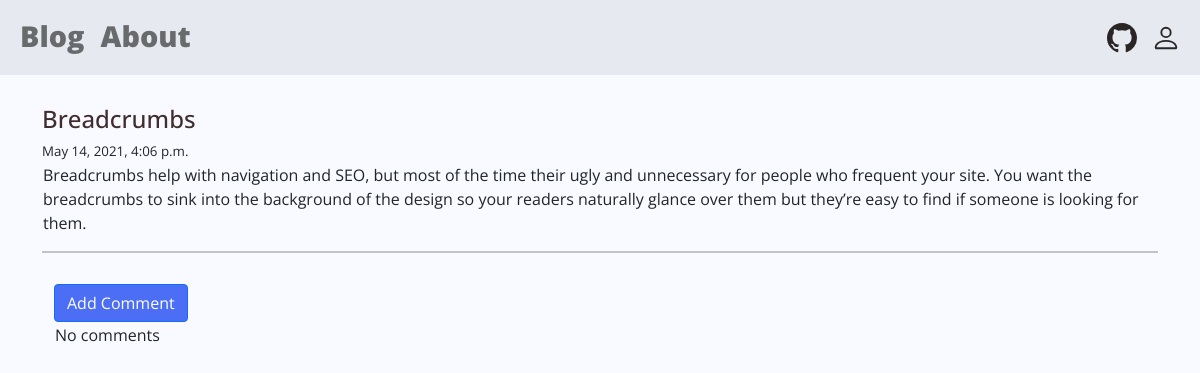
Screenshot of /post/3/ with the database file from the repository.
### blog/models.py (models this page shows, shortened)
class Post(models.Model):
    author = models.ForeignKey('auth.User', on_delete=CASCADE)
    title = models.CharField(max_length=200)
    text = models.TextField()
    created_date = models.DateTimeField(default=timezone.now)
    published_date = models.DateTimeField(blank = True, null = True)

### blog/views.py (the view)
# urls.py: path('post/<int:pk>/', views.PostDetailView.as_view(), name = 'post_detail'),
class PostDetailView(DetailView):
    model = Post

### blog/templates/blog/post_detail.html (shortened to what this page needs)
{% extends "blog/base.html" %} {% block content %}
<div class="container-md container-post">
  <h1 class="post-title">{{ post.title }}</h1>
  {% if post.published_date %}
  <div class="postdate">{{ post.published_date}}</div>
  {% else %}
  <a class="btn btn-primary" href="{% url 'post_publish' pk=post.pk %}"
    >Publish</a
  >
  {% endif %}
  <p class="postcontent">{{ post.text|safe|linebreaksbr}}</p>
  <hr />
  <div class="container">
    <div class="submit-button">
      <a
        class="btn btn-primary"
        href="{% url 'add_comment_to_post' pk=post.pk %}"
        >Add Comment</a
      >
    </div>
    {% for comment in post.comments.all %}
    <br />
    {% if user.is_authenticated or comment.approved_comment %}
    <div class="postdate">{{comment.created_date }}</div>
    <p>{{ comment.text|safe|linebreaksbr }}</p>
    <div class="postdate">
      <p>Posted By: {{comment.author}}</p>
    </div>
    {% if not comment.approved_comment %}
    <a
      class="btn btn-outline-secondary"
      href="{% url 'comment_remove' pk=comment.pk %}"
      ><svg
        xmlns="http://www.w3.org/2000/svg"
        width="13"
        height="13"
        fill="currentColor"
        class="bi bi-trash"
        viewBox="0 0 16 16"
      >
        <path
          d="M5.5 5.5A.5.5 0 0 1 6 6v6a.5.5 0 0 1-1 0V6a.5.5 0 0 1 .5-.5zm2.5 0a.5.5 0 0 1 .5.5v6a.5.5 0 0 1-1 0V6a.5.5 0 0 1 .5-.5zm3 .5a.5.5 0 0 0-1 0v6a.5.5 0 0 0 1 0V6z"
        />
        <path
          fill-rule="evenodd"
          d="M14.5 3a1 1 0 0 1-1 1H13v9a2 2 0 0 1-2 2H5a2 2 0 0 1-2-2V4h-.5a1 1 0 0 1-1-1V2a1 1 0 0 1 1-1H6a1 1 0 0 1 1-1h2a1 1 0 0 1 1 1h3.5a1 1 0 0 1 1 1v1zM4.118 4 4 4.059V13a1 1 0 0 0 1 1h6a1 1 0 0 0 1-1V4.059L11.882 4H4.118zM2.5 3V2h11v1h-11z"
        />
      </svg>
    </a>
    <a
      class="btn btn-outline-secondary"
      href="{% url 'comment_approve' pk=comment.pk %}"
      ><svg
        xmlns="http://www.w3.org/2000/svg"
        width="13"
        height="13"
        fill="currentColor"
        class="bi bi-check2"
        viewBox="0 0 16 16"
      >
        <path
          d="M13.854 3.646a.5.5 0 0 1 0 .708l-7 7a.5.5 0 0 1-.708 0l-3.5-3.5a.5.5 0 1 1 .708-.708L6.5 10.293l6.646-6.647a.5.5 0 0 1 .708 0z"
        />
      </svg>
    </a>
    {% endif %} {% endif %} {% empty %}
    <p>No comments</p>
    {% endfor %}
  </div>
</div>
{% endblock %}

### blog/static/css/blog.css (style rules this page uses)
a { text-decoration: none; }
p { margin: 1px; }
body { font-family: "Open Sans", sans-serif; background-color: #85b2ff0e; }
hr { border: 1px solid; }
.submit-button { padding-top: 15px; }
.postdate { text-align: left; font-size: smaller; }
.post-title { font-family: "Open Sans", sans-serif; font-size: 1.5em; text-align: left; color: #402d2d; }
.container-post { padding-top: 20px; margin-bottom: 0; }
.btn-primary { background-color: rgb(76, 110, 245) !important; }

### rows the page displays
Post: title "Breadcrumbs", published_date "May 14, 2021, 4:06 p.m.", text "Breadcrumbs help with navigation and SEO, but most of the time their ugly and unnecessary for people who frequent your site. You want the breadcrumbs to sink into the background of the design so your readers naturally glance over them but they’re easy to find if someone is looking for them."
